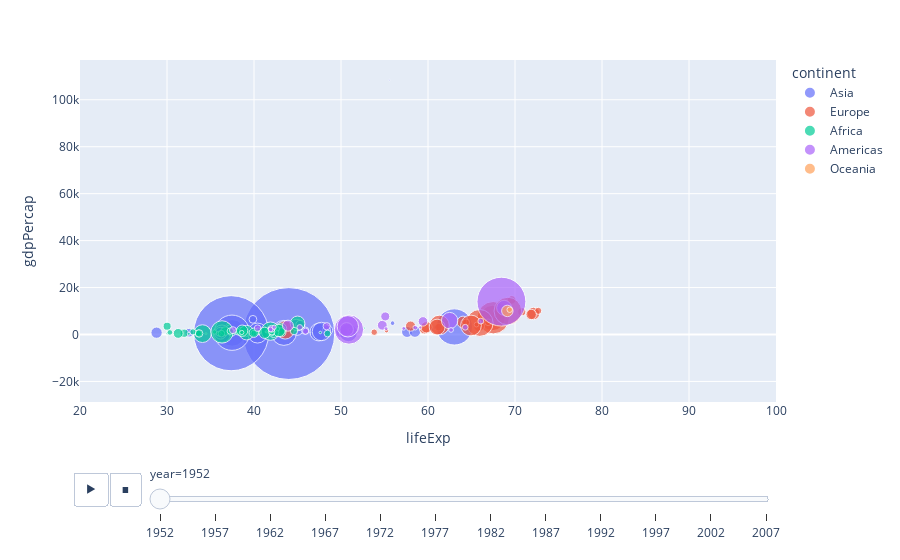

The cell this chart's notebook holds for it:
### Code cell
px.scatter(gap,x='lifeExp',
           y='gdpPercap',
           color='continent',
           size='pop',size_max=100,
           range_x=[20,100],
           hover_name='country',
          animation_frame='year')

### Figure 1 — Plotly figure (JSON) as saved in the notebook; plotly's stock layout.template omitted (floating-point values rounded to 4 significant figures)
{"data": [{"hovertemplate": "<b>%{hovertext}</b><br><br>continent=Asia<br>year=1952<br>lifeExp=%{x}<br>gdpPercap=%{y}<br>pop=%{marker.size}<extra></extra>", "hovertext": ["Afghanistan", "Bahrain", "Bangladesh", "Cambodia", "China", "Hong Kong, China", "India", "Indonesia", "Iran", "Iraq", "Israel", "Japan", "Jordan", "Korea, Dem. Rep.", "Korea, Rep.", "Kuwait", "Lebanon", "Malaysia", "Mongolia", "Myanmar", "Nepal", "Oman", "Pakistan", "Philippines", "Saudi Arabia", "Singapore", "Sri Lanka", "Syria", "Taiwan", "Thailand", "Vietnam", "West Bank and Gaza", "Yemen, Rep."], "legendgroup": "Asia", "marker": {"color": "#636efa", "size": [8425333, 120447, 46886859, 4693836, 556263527, 2125900, 372000000, 82052000, 17272000, 5441766, 1620914, 86459025, 607914, 8865488, 20947571, 160000, 1439529, 6748378, 800663, 20092996, 9182536, 507833, 41346560, 22438691, 4005677, 1127000, 7982342, 3661549, 8550362, 21289402, 26246839, 1030585, 4963829], "sizemode": "area", "sizeref": 131900.0, "symbol": "circle"}, "mode": "markers", "name": "Asia", "orientation": "v", "showlegend": true, "type": "scatter", "x": [28.8, 50.94, 37.48, 39.42, 44, 60.96, 37.37, 37.47, 44.87, 45.32, 65.39, 63.03, 43.16, 50.06, 47.45, 55.56, 55.93, 48.46, 42.24, 36.32, 36.16, 37.58, 43.44, 47.75, 39.88, 60.4, 57.59, 45.88, 58.5, 50.85, 40.41, 43.16, 32.55], "xaxis": "x", "y": [779.4, 9867.0, 684.2, 368.5, 400.4, 3054.0, 546.6, 749.7, 3035.0, 4130.0, 4087.0, 3217.0, 1547.0, 1088.0, 1031.0, 108400.0, 4835.0, 1831.0, 786.6, 331, 545.9, 1828.0, 684.6, 1273.0, 6460.0, 2315.0, 1084.0, 1643.0, 1207.0, 757.8, 605.1, 1516.0, 781.7], "yaxis": "y"}, {"hovertemplate": "<b>%{hovertext}</b><br><br>continent=Europe<br>year=1952<br>lifeExp=%{x}<br>gdpPercap=%{y}<br>pop=%{marker.size}<extra></extra>", "hovertext": ["Albania", "Austria", "Belgium", "Bosnia and Herzegovina", "Bulgaria", "Croatia", "Czech Republic", "Denmark", "Finland", "France", "Germany", "Greece", "Hungary", "Iceland", "Ireland", "Italy", "Montenegro", "Netherlands", "Norway", "Poland", "Portugal", "Romania", "Serbia", "Slovak Republic", "Slovenia", "Spain", "Sweden", "Switzerland", "Turkey", "United Kingdom"], "legendgroup": "Europe", "marker": {"color": "#EF553B", "size": [1282697, 6927772, 8730405, 2791000, 7274900, 3882229, 9125183, 4334000, 4090500, 42459667, 69145952, 7733250, 9504000, 147962, 2952156, 47666000, 413834, 10381988, 3327728, 25730551, 8526050, 16630000, 6860147, 3558137, 1489518, 28549870, 7124673, 4815000, 22235677, 50430000], "sizemode": "area", "sizeref": 131900.0, "symbol": "circle"}, "mode": "markers", "name": "Europe", "orientation": "v", "showlegend": true, "type": "scatter", "x": [55.23, 66.8, 68, 53.82, 59.6, 61.21, 66.87, 70.78, 66.55, 67.41, 67.5, 65.86, 64.03, 72.49, 66.91, 65.94, 59.16, 72.13, 72.67, 61.31, 59.82, 61.05, 58.0, 64.36, 65.57, 64.94, 71.86, 69.62, 43.59, 69.18], "xaxis": "x", "y": [1601.0, 6137.0, 8343.0, 973.5, 2444.0, 3119.0, 6876.0, 9692.0, 6425.0, 7030.0, 7144.0, 3531.0, 5264.0, 7268.0, 5210.0, 4931.0, 2648.0, 8942.0, 10100.0, 4029.0, 3068.0, 3145.0, 3581.0, 5075.0, 4215.0, 3834.0, 8528.0, 14730.0, 1969.0, 9980.0], "yaxis": "y"}, {"hovertemplate": "<b>%{hovertext}</b><br><br>continent=Africa<br>year=1952<br>lifeExp=%{x}<br>gdpPercap=%{y}<br>pop=%{marker.size}<extra></extra>", "hovertext": ["Algeria", "Angola", "Benin", "Botswana", "Burkina Faso", "Burundi", "Cameroon", "Central African Republic", "Chad", "Comoros", "Congo, Dem. Rep.", "Congo, Rep.", "Cote d'Ivoire", "Djibouti", "Egypt", "Equatorial Guinea", "Eritrea", "Ethiopia", "Gabon", "Gambia", "Ghana", "Guinea", "Guinea-Bissau", "Kenya", "Lesotho", "Liberia", "Libya", "Madagascar", "Malawi", "Mali", "Mauritania", "Mauritius", "Morocco", "Mozambique", "Namibia", "Niger", "Nigeria", "Reunion", "Rwanda", "Sao Tome and Principe", "Senegal", "Sierra Leone", "Somalia", "South Africa", "Sudan", "Swaziland", "Tanzania", "Togo", "Tunisia", "Uganda", "Zambia", "Zimbabwe"], "legendgroup": "Africa", "marker": {"color": "#00cc96", "size": [9279525, 4232095, 1738315, 442308, 4469979, 2445618, 5009067, 1291695, 2682462, 153936, 14100005, 854885, 2977019, 63149, 22223309, 216964, 1438760, 20860941, 420702, 284320, 5581001, 2664249, 580653, 6464046, 748747, 863308, 1019729, 4762912, 2917802, 3838168, 1022556, 516556, 9939217, 6446316, 485831, 3379468, 33119096, 257700, 2534927, 60011, 2755589, 2143249, 2526994, 14264935, 8504667, 290243, 8322925, 1219113, 3647735, 5824797, 2672000, 3080907], "sizemode": "area", "sizeref": 131900.0, "symbol": "circle"}, "mode": "markers", "name": "Africa", "orientation": "v", "showlegend": true, "type": "scatter", "x": [43.08, 30.02, 38.22, 47.62, 31.98, 39.03, 38.52, 35.46, 38.09, 40.72, 39.14, 42.11, 40.48, 34.81, 41.89, 34.48, 35.93, 34.08, 37.0, 30, 43.15, 33.61, 32.5, 42.27, 42.14, 38.48, 42.72, 36.68, 36.26, 33.69, 40.54, 50.99, 42.87, 31.29, 41.73, 37.44, 36.32, 52.72, 40, 46.47, 37.28, 30.33, 32.98, 45.01, 38.63, 41.41, 41.22, 38.6, 44.6, 39.98, 42.04, 48.45], "xaxis": "x", "y": [2449.0, 3521.0, 1063.0, 851.2, 543.3, 339.3, 1173.0, 1071.0, 1179.0, 1103.0, 780.5, 2126.0, 1389.0, 2670.0, 1419.0, 375.6, 328.9, 362.1, 4293.0, 485.2, 911.3, 510.2, 299.9, 853.5, 298.8, 575.6, 2388.0, 1443.0, 369.2, 452.3, 743.1, 1968.0, 1688.0, 468.5, 2424.0, 761.9, 1077.0, 2719.0, 493.3, 879.6, 1450.0, 879.8, 1136.0, 4725.0, 1616.0, 1148.0, 716.7, 859.8, 1468.0, 734.8, 1147.0, 406.9], "yaxis": "y"}, {"hovertemplate": "<b>%{hovertext}</b><br><br>continent=Americas<br>year=1952<br>lifeExp=%{x}<br>gdpPercap=%{y}<br>pop=%{marker.size}<extra></extra>", "hovertext": ["Argentina", "Bolivia", "Brazil", "Canada", "Chile", "Colombia", "Costa Rica", "Cuba", "Dominican Republic", "Ecuador", "El Salvador", "Guatemala", "Haiti", "Honduras", "Jamaica", "Mexico", "Nicaragua", "Panama", "Paraguay", "Peru", "Puerto Rico", "Trinidad and Tobago", "United States", "Uruguay", "Venezuela"], "legendgroup": "Americas", "marker": {"color": "#ab63fa", "size": [17876956, 2883315, 56602560, 14785584, 6377619, 12350771, 926317, 6007797, 2491346, 3548753, 2042865, 3146381, 3201488, 1517453, 1426095, 30144317, 1165790, 940080, 1555876, 8025700, 2227000, 662850, 157553000, 2252965, 5439568], "sizemode": "area", "sizeref": 131900.0, "symbol": "circle"}, "mode": "markers", "name": "Americas", "orientation": "v", "showlegend": true, "type": "scatter", "x": [62.48, 40.41, 50.92, 68.75, 54.74, 50.64, 57.21, 59.42, 45.93, 48.36, 45.26, 42.02, 37.58, 41.91, 58.53, 50.79, 42.31, 55.19, 62.65, 43.9, 64.28, 59.1, 68.44, 66.07, 55.09], "xaxis": "x", "y": [5911.0, 2677.0, 2109.0, 11370.0, 3940.0, 2144.0, 2627.0, 5587.0, 1398.0, 3522.0, 3048.0, 2428.0, 1840.0, 2195.0, 2899.0, 3478.0, 3112.0, 2480.0, 1952.0, 3759.0, 3082.0, 3023.0, 13990.0, 5717.0, 7690.0], "yaxis": "y"}, {"hovertemplate": "<b>%{hovertext}</b><br><br>continent=Oceania<br>year=1952<br>lifeExp=%{x}<br>gdpPercap=%{y}<br>pop=%{marker.size}<extra></extra>", "hovertext": ["Australia", "New Zealand"], "legendgroup": "Oceania", "marker": {"color": "#FFA15A", "size": [8691212, 1994794], "sizemode": "area", "sizeref": 131900.0, "symbol": "circle"}, "mode": "markers", "name": "Oceania", "orientation": "v", "showlegend": true, "type": "scatter", "x": [69.12, 69.39], "xaxis": "x", "y": [10040.0, 10560.0], "yaxis": "y"}], "layout": {"autosize": true, "legend": {"itemsizing": "constant", "title": {"text": "continent"}, "tracegroupgap": 0}, "margin": {"t": 60}, "sliders": [{"active": 0, "currentvalue": {"prefix": "year="}, "len": 0.9, "pad": {"b": 10, "t": 60}, "steps": [{"args": [["1952"], {"frame": {"duration": 0, "redraw": false}, "fromcurrent": true, "mode": "immediate", "transition": {"duration": 0, "easing": "linear"}}], "label": "1952", "method": "animate"}, {"args": [["1957"], {"frame": {"duration": 0, "redraw": false}, "fromcurrent": true, "mode": "immediate", "transition": {"duration": 0, "easing": "linear"}}], "label": "1957", "method": "animate"}, {"args": [["1962"], {"frame": {"duration": 0, "redraw": false}, "fromcurrent": true, "mode": "immediate", "transition": {"duration": 0, "easing": "linear"}}], "label": "1962", "method": "animate"}, {"args": [["1967"], {"frame": {"duration": 0, "redraw": false}, "fromcurrent": true, "mode": "immediate", "transition": {"duration": 0, "easing": "linear"}}], "label": "1967", "method": "animate"}, {"args": [["1972"], {"frame": {"duration": 0, "redraw": false}, "fromcurrent": true, "mode": "immediate", "transition": {"duration": 0, "easing": "linear"}}], "label": "1972", "method": "animate"}, {"args": [["1977"], {"frame": {"duration": 0, "redraw": false}, "fromcurrent": true, "mode": "immediate", "transition": {"duration": 0, "easing": "linear"}}], "label": "1977", "method": "animate"}, {"args": [["1982"], {"frame": {"duration": 0, "redraw": false}, "fromcurrent": true, "mode": "immediate", "transition": {"duration": 0, "easing": "linear"}}], "label": "1982", "method": "animate"}, {"args": [["1987"], {"frame": {"duration": 0, "redraw": false}, "fromcurrent": true, "mode": "immediate", "transition": {"duration": 0, "easing": "linear"}}], "label": "1987", "method": "animate"}, {"args": [["1992"], {"frame": {"duration": 0, "redraw": false}, "fromcurrent": true, "mode": "immediate", "transition": {"duration": 0, "easing": "linear"}}], "label": "1992", "method": "animate"}, {"args": [["1997"], {"frame": {"duration": 0, "redraw": false}, "fromcurrent": true, "mode": "immediate", "transition": {"duration": 0, "easing": "linear"}}], "label": "1997", "method": "animate"}, {"args": [["2002"], {"frame": {"duration": 0, "redraw": false}, "fromcurrent": true, "mode": "immediate", "transition": {"duration": 0, "easing": "linear"}}], "label": "2002", "method": "animate"}, {"args": [["2007"], {"frame": {"duration": 0, "redraw": false}, "fromcurrent": true, "mode": "immediate", "transition": {"duration": 0, "easing": "linear"}}], "label": "2007", "method": "animate"}], "x": 0.1, "xanchor": "left", "y": 0, "yanchor": "top"}], "updatemenus": [{"buttons": [{"args": [null, {"frame": {"duration": 500, "redraw": false}, "fromcurrent": true, "mode": "immediate", "transition": {"duration": 500, "easing": "linear"}}], "label": "&#9654;", "method": "animate"}, {"args": [[null], {"frame": {"duration": 0, "redraw": false}, "fromcurrent": true, "mode": "immediate", "transition": {"duration": 0, "easing": "linear"}}], "label": "&#9724;", "method": "animate"}], "direction": "left", "pad": {"r": 10, "t": 70}, "showactive": false, "type": "buttons", "x": 0.1, "xanchor": "right", "y": 0, "yanchor": "top"}], "xaxis": {"anchor": "y", "domain": [0, 1], "range": [20, 100], "title": {"text": "lifeExp"}, "type": "linear"}, "yaxis": {"anchor": "x", "autorange": true, "domain": [0, 1], "range": [-81790.0, 122800.0], "title": {"text": "gdpPercap"}, "type": "linear"}}}
